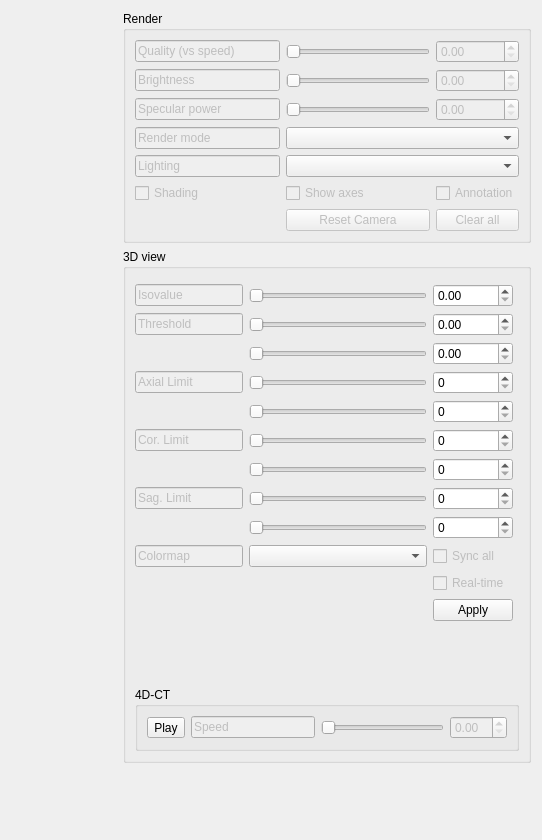
      <widget class="QWidget" name="_3Dview">
       <attribute name="title">
        <string>_3Dview</string>
       </attribute>
       <layout class="QGridLayout" name="gridLayout_63">
        <item row="0" column="3">
         <widget class="QGroupBox" name="View3DgroupBox_12">
          <property name="title">
           <string>Render</string>
          </property>
          <layout class="QGridLayout" name="gridLayout_65">
           <item row="1" column="0">
            <widget class="QLineEdit" name="View3D_name_02">
             <property name="enabled">
              <bool>false</bool>
             </property>
             <property name="text">
              <string>Brightness</string>
             </property>
            </widget>
           </item>
           <item row="3" column="0">
            <widget class="QLineEdit" name="View3D_name_04">
             <property name="enabled">
              <bool>false</bool>
             </property>
             <property name="text">
              <string>Render mode</string>
             </property>
            </widget>
           </item>
           <item row="6" column="2">
            <widget class="QPushButton" name="View3D_clear_all">
             <property name="enabled">
              <bool>false</bool>
             </property>
             <property name="text">
              <string>Clear all</string>
             </property>
            </widget>
           </item>
           <item row="0" column="2">
            <widget class="QDoubleSpinBox" name="View3D_quality_spin_01">
             <property name="enabled">
              <bool>false</bool>
             </property>
            </widget>
           </item>
           <item row="0" column="1">
            <widget class="QSlider" name="View3D_quality_slider">
             <property name="enabled">
              <bool>false</bool>
             </property>
             <property name="orientation">
              <enum>Qt::Horizontal</enum>
             </property>
            </widget>
           </item>
           <item row="6" column="1">
            <widget class="QPushButton" name="View3D_reset_camera">
             <property name="enabled">
              <bool>false</bool>
             </property>
             <property name="text">
              <string>Reset Camera</string>
             </property>
            </widget>
           </item>
           <item row="4" column="0">
            <widget class="QLineEdit" name="View3D_name_05">
             <property name="enabled">
              <bool>false</bool>
             </property>
             <property name="text">
              <string>Lighting</string>
             </property>
            </widget>
           </item>
           <item row="0" column="0">
            <widget class="QLineEdit" name="View3D_name_01">
             <property name="enabled">
              <bool>false</bool>
             </property>
             <property name="text">
              <string>Quality (vs speed) </string>
             </property>
            </widget>
           </item>
           <item row="1" column="1">
            <widget class="QSlider" name="View3D_brightness_slider">
             <property name="enabled">
              <bool>false</bool>
             </property>
             <property name="orientation">
              <enum>Qt::Horizontal</enum>
             </property>
            </widget>
           </item>
           <item row="2" column="0">
            <widget class="QLineEdit" name="View3D_name_03">
             <property name="enabled">
              <bool>false</bool>
             </property>
             <property name="text">
              <string>Specular power</string>
             </property>
            </widget>
           </item>
           <item row="1" column="2">
            <widget class="QDoubleSpinBox" name="View3D_brightness_spin_01">
             <property name="enabled">
              <bool>false</bool>
             </property>
            </widget>
           </item>
           <item row="4" column="1" colspan="2">
            <widget class="QComboBox" name="iew3D_lighting_options"/>
           </item>
           <item row="3" column="1" colspan="2">
            <widget class="QComboBox" name="View3D_render_options"/>
           </item>
           <item row="2" column="2">
            <widget class="QDoubleSpinBox" name="View3D_specular_spin_01">
             <property name="enabled">
              <bool>false</bool>
             </property>
            </widget>
           </item>
           <item row="2" column="1">
            <widget class="QSlider" name="View3D_specular_slider">
             <property name="enabled">
              <bool>false</bool>
             </property>
             <property name="orientation">
              <enum>Qt::Horizontal</enum>
             </property>
            </widget>
           </item>
           <item row="5" column="0">
            <widget class="QCheckBox" name="View3D_shading_checkBox">
             <property name="enabled">
              <bool>false</bool>
             </property>
             <property name="text">
              <string>Shading</string>
             </property>
            </widget>
           </item>
           <item row="5" column="1">
            <widget class="QCheckBox" name="View3D_shoiw_axes_checkBox">
             <property name="enabled">
              <bool>false</bool>
             </property>
             <property name="text">
              <string>Show axes</string>
             </property>
            </widget>
           </item>
           <item row="5" column="2">
            <widget class="QCheckBox" name="View3D_annotation_checkBox">
             <property name="enabled">
              <bool>false</bool>
             </property>
             <property name="text">
              <string>Annotation</string>
             </property>
            </widget>
           </item>
          </layout>
         </widget>
        </item>
        <item row="3" column="3">
         <spacer name="View3DhorizontalSpacer_78">
          <property name="orientation">
           <enum>Qt::Horizontal</enum>
          </property>
          <property name="sizeHint" stdset="0">
           <size>
            <width>40</width>
            <height>20</height>
           </size>
          </property>
         </spacer>
        </item>
        <item row="2" column="0">
         <spacer name="View3DverticalSpacer_22">
          <property name="orientation">
           <enum>Qt::Vertical</enum>
          </property>
          <property name="sizeHint" stdset="0">
           <size>
            <width>20</width>
            <height>40</height>
           </size>
          </property>
         </spacer>
        </item>
        <item row="0" column="0">
         <spacer name="View3DverticalSpacer_21">
          <property name="orientation">
           <enum>Qt::Vertical</enum>
          </property>
          <property name="sizeHint" stdset="0">
           <size>
            <width>20</width>
            <height>40</height>
           </size>
          </property>
         </spacer>
        </item>
        <item row="0" column="1" rowspan="3" colspan="2">
         <widget class="QWidget" name="VTK_view_3D" native="true"/>
        </item>
        <item row="3" column="2">
         <spacer name="View3DhorizontalSpacer_79">
          <property name="orientation">
           <enum>Qt::Horizontal</enum>
          </property>
          <property name="sizeHint" stdset="0">
           <size>
            <width>40</width>
            <height>20</height>
           </size>
          </property>
         </spacer>
        </item>
        <item row="3" column="1">
         <spacer name="View3DhorizontalSpacer_77">
          <property name="orientation">
           <enum>Qt::Horizontal</enum>
          </property>
          <property name="sizeHint" stdset="0">
           <size>
            <width>40</width>
            <height>20</height>
           </size>
          </property>
         </spacer>
        </item>
        <item row="1" column="3">
         <widget class="QGroupBox" name="View3DgroupBox_13">
          <property name="title">
           <string>3D view</string>
          </property>
          <layout class="QGridLayout" name="gridLayout_67">
           <item row="15" column="3">
            <spacer name="View3DhorizontalSpacer_86">
             <property name="orientation">
              <enum>Qt::Horizontal</enum>
             </property>
             <property name="sizeHint" stdset="0">
              <size>
               <width>40</width>
               <height>20</height>
              </size>
             </property>
            </spacer>
           </item>
           <item row="2" column="1" colspan="4">
            <widget class="QSlider" name="View3D_Threshold_slider_01">
             <property name="orientation">
              <enum>Qt::Horizontal</enum>
             </property>
            </widget>
           </item>
           <item row="6" column="1" colspan="4">
            <widget class="QSlider" name="View3D_coronal_slider_01">
             <property name="orientation">
              <enum>Qt::Horizontal</enum>
             </property>
            </widget>
           </item>
           <item row="14" column="5">
            <spacer name="View3DverticalSpacer_23">
             <property name="orientation">
              <enum>Qt::Vertical</enum>
             </property>
             <property name="sizeHint" stdset="0">
              <size>
               <width>20</width>
               <height>40</height>
              </size>
             </property>
            </spacer>
           </item>
           <item row="4" column="1" colspan="4">
            <widget class="QSlider" name="View3D_axial_slider_01">
             <property name="orientation">
              <enum>Qt::Horizontal</enum>
             </property>
            </widget>
           </item>
           <item row="5" column="5">
            <widget class="QSpinBox" name="View3D_axial_spin_02"/>
           </item>
           <item row="15" column="0">
            <spacer name="View3DhorizontalSpacer_80">
             <property name="orientation">
              <enum>Qt::Horizontal</enum>
             </property>
             <property name="sizeHint" stdset="0">
              <size>
               <width>40</width>
               <height>20</height>
              </size>
             </property>
            </spacer>
           </item>
           <item row="12" column="5">
            <widget class="QPushButton" name="View3D_Apply">
             <property name="text">
              <string>Apply</string>
             </property>
            </widget>
           </item>
           <item row="10" column="1" colspan="4">
            <widget class="QComboBox" name="View3D_colormap"/>
           </item>
           <item row="4" column="5">
            <widget class="QSpinBox" name="View3D_axial_spin_01"/>
           </item>
           <item row="15" column="4">
            <spacer name="View3DhorizontalSpacer_82">
             <property name="orientation">
              <enum>Qt::Horizontal</enum>
             </property>
             <property name="sizeHint" stdset="0">
              <size>
               <width>40</width>
               <height>20</height>
              </size>
             </property>
            </spacer>
           </item>
           <item row="2" column="5">
            <widget class="QDoubleSpinBox" name="View3D_Threshold_spin_01"/>
           </item>
           <item row="15" column="2">
            <spacer name="View3DhorizontalSpacer_85">
             <property name="orientation">
              <enum>Qt::Horizontal</enum>
             </property>
             <property name="sizeHint" stdset="0">
              <size>
               <width>40</width>
               <height>20</height>
              </size>
             </property>
            </spacer>
           </item>
           <item row="6" column="5">
            <widget class="QSpinBox" name="View3D_coronal_spin_01"/>
           </item>
           <item row="1" column="0">
            <widget class="QLineEdit" name="View3D_name_06">
             <property name="enabled">
              <bool>false</bool>
             </property>
             <property name="text">
              <string>Isovalue </string>
             </property>
            </widget>
           </item>
           <item row="8" column="1" colspan="4">
            <widget class="QSlider" name="View3D_sagittal_slider_01">
             <property name="orientation">
              <enum>Qt::Horizontal</enum>
             </property>
            </widget>
           </item>
           <item row="9" column="1" colspan="4">
            <widget class="QSlider" name="View3D_sagittal_slider_02">
             <property name="orientation">
              <enum>Qt::Horizontal</enum>
             </property>
            </widget>
           </item>
           <item row="3" column="5">
            <widget class="QDoubleSpinBox" name="View3D_Threshold_spin_02"/>
           </item>
           <item row="9" column="5">
            <widget class="QSpinBox" name="View3D_sagittal_spin_02"/>
           </item>
           <item row="8" column="5">
            <widget class="QSpinBox" name="View3D_sagittal_spin_01"/>
           </item>
           <item row="4" column="0">
            <widget class="QLineEdit" name="View3D_name_08">
             <property name="enabled">
              <bool>false</bool>
             </property>
             <property name="text">
              <string>Axial Limit</string>
             </property>
            </widget>
           </item>
           <item row="1" column="1" colspan="4">
            <widget class="QSlider" name="View3D_isovalue_slider">
             <property name="orientation">
              <enum>Qt::Horizontal</enum>
             </property>
            </widget>
           </item>
           <item row="6" column="0">
            <widget class="QLineEdit" name="View3D_name_09">
             <property name="enabled">
              <bool>false</bool>
             </property>
             <property name="text">
              <string>Cor. Limit</string>
             </property>
            </widget>
           </item>
           <item row="3" column="1" colspan="4">
            <widget class="QSlider" name="View3D_Threshold_slider_02">
             <property name="orientation">
              <enum>Qt::Horizontal</enum>
             </property>
            </widget>
           </item>
           <item row="8" column="0">
            <widget class="QLineEdit" name="View3D_name_10">
             <property name="enabled">
              <bool>false</bool>
             </property>
             <property name="text">
              <string>Sag. Limit</string>
             </property>
            </widget>
           </item>
           <item row="15" column="1">
            <spacer name="View3DhorizontalSpacer_81">
             <property name="orientation">
              <enum>Qt::Horizontal</enum>
             </property>
             <property name="sizeHint" stdset="0">
              <size>
               <width>40</width>
               <height>20</height>
              </size>
             </property>
            </spacer>
           </item>
           <item row="5" column="1" colspan="4">
            <widget class="QSlider" name="View3D_axial_slider_02">
             <property name="orientation">
              <enum>Qt::Horizontal</enum>
             </property>
            </widget>
           </item>
           <item row="15" column="5">
            <spacer name="View3DhorizontalSpacer_83">
             <property name="orientation">
              <enum>Qt::Horizontal</enum>
             </property>
             <property name="sizeHint" stdset="0">
              <size>
               <width>40</width>
               <height>20</height>
              </size>
             </property>
            </spacer>
           </item>
           <item row="0" column="0" colspan="6">
            <widget class="QWidget" name="View3D_histogram" native="true"/>
           </item>
           <item row="2" column="0">
            <widget class="QLineEdit" name="View3D_name_07">
             <property name="enabled">
              <bool>false</bool>
             </property>
             <property name="text">
              <string>Threshold</string>
             </property>
            </widget>
           </item>
           <item row="7" column="5">
            <widget class="QSpinBox" name="View3D_coronal_spin_02"/>
           </item>
           <item row="1" column="5">
            <widget class="QDoubleSpinBox" name="View3D_isovalue_spin_01"/>
           </item>
           <item row="16" column="0" colspan="7">
            <widget class="QGroupBox" name="View3DgroupBox_14">
             <property name="title">
              <string>4D-CT</string>
             </property>
             <layout class="QGridLayout" name="gridLayout_66">
              <item row="0" column="2">
               <widget class="QSlider" name="View3D_4D_speed_play_slider">
                <property name="enabled">
                 <bool>false</bool>
                </property>
                <property name="orientation">
                 <enum>Qt::Horizontal</enum>
                </property>
               </widget>
              </item>
              <item row="0" column="0">
               <widget class="QToolButton" name="View3D_play4D">
                <property name="text">
                 <string>Play</string>
                </property>
               </widget>
              </item>
              <item row="0" column="1">
               <widget class="QLineEdit" name="View3D_name_12">
                <property name="enabled">
                 <bool>false</bool>
                </property>
                <property name="text">
                 <string>Speed</string>
                </property>
               </widget>
              </item>
              <item row="0" column="3">
               <widget class="QDoubleSpinBox" name="View3D_4D_speed_play_spin_01">
                <property name="enabled">
                 <bool>false</bool>
                </property>
               </widget>
              </item>
             </layout>
            </widget>
           </item>
           <item row="10" column="0">
            <widget class="QLineEdit" name="View3D_name_11">
             <property name="enabled">
              <bool>false</bool>
             </property>
             <property name="text">
              <string>Colormap</string>
             </property>
            </widget>
           </item>
           <item row="7" column="1" colspan="4">
            <widget class="QSlider" name="View3D_coronal_slider_02">
             <property name="orientation">
              <enum>Qt::Horizontal</enum>
             </property>
            </widget>
           </item>
           <item row="11" column="5">
            <widget class="QCheckBox" name="View3D_real_time_checkBox">
             <property name="enabled">
              <bool>false</bool>
             </property>
             <property name="text">
              <string>Real-time</string>
             </property>
            </widget>
           </item>
           <item row="10" column="5">
            <widget class="QCheckBox" name="View3D_update_all_3D">
             <property name="enabled">
              <bool>false</bool>
             </property>
             <property name="text">
              <string>Sync all</string>
             </property>
            </widget>
           </item>
          </layout>
         </widget>
        </item>
       </layout>
      </widget>
